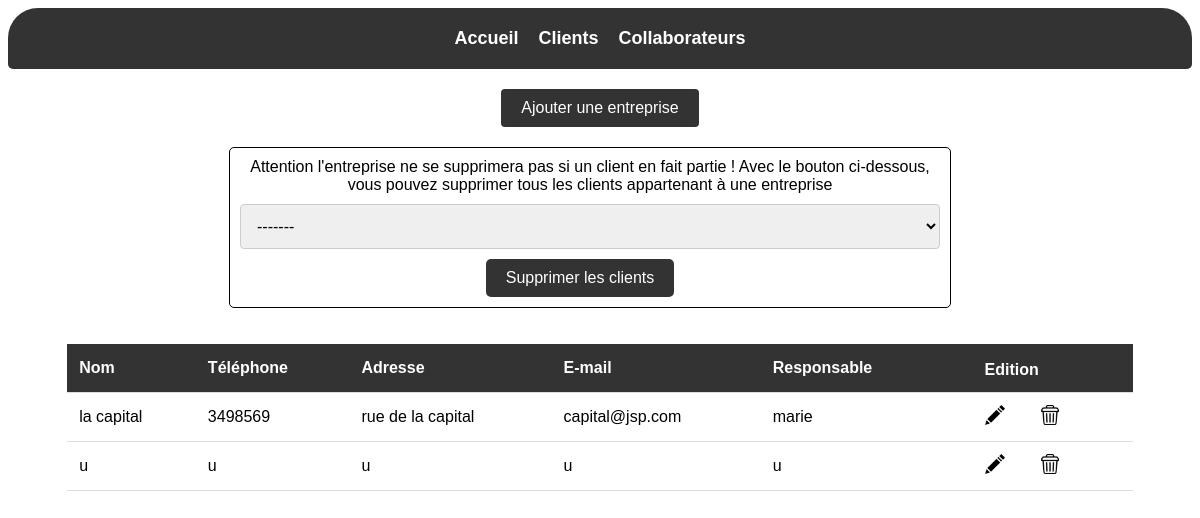
/entreprises/view_entreprises.php, run on the app's committed database.
### tables this page shows
CREATE TABLE `entreprises` (
  `id_entreprise` int(11) NOT NULL,
  `nom` varchar(20) NOT NULL,
  `telephone` varchar(20) NOT NULL,
  `adresse` varchar(50) NOT NULL,
  `mail` varchar(50) NOT NULL,
  `responsable` varchar(20) NOT NULL
);

### config/commandes.php (called while the page is built, shortened)
<?php
function afficherEntreprises()
{
    if (require("connexion.php")) {
        $req = $access->prepare("SELECT * FROM entreprises");
        $req->execute();
        $data = $req->fetchAll(PDO::FETCH_OBJ);
        return $data;
    }
}

### entreprises/view_entreprises.php (the view, shortened to what this page needs)
<?php
require("../config/commandes.php");
$entreprises = afficherEntreprises();
?>
<!DOCTYPE html>
<html lang="fr">
<head>
    <link rel="stylesheet" type="text/css" href="../style.css" />
</head>
<body>
    <header>
        <nav>
            <ul class="navbar_l">
                <li class="navbar_e"><a class="navbar_a" href="../index.php">Accueil</a></li>
                <li class="navbar_e"><a class="navbar_a" href="../clients/view_clients.php">Clients</a></li>
                <li class="navbar_e"><a class="navbar_a" href="../collaborateurs/view_collaborateurs.php">Collaborateurs</a></li>
            </ul>
        </nav>
    </header>
    <button class="btn-back" onclick="location.href='add_entreprises.php'">Ajouter une entreprise</button>
    <center>
        <form style="display: inline-block; margin-right: 20px; padding: 10px; border: 1px solid black; border-radius: 5px;width:700px;" method="post" onsubmit="return confirm('Êtes-vous sûr de vouloir supprimer tous les clients de cette entreprise ? Cette action est irréversible !')">
            <label>Attention l'entreprise ne se supprimera pas si un client en fait partie !</label>
            <label>Avec le bouton ci-dessous, vous pouvez supprimer tous les clients appartenant à une entreprise</label>
            <select name="id_entreprise">
                <option>-------</option>
            </select>
            <input style="background-color: #333;border: none;color: white;padding: 10px 20px;text-align: center;text-decoration: none;display: inline-block;font-size: 16px;border-radius: 5px;cursor: pointer;margin-right: 20px;" type="submit" value="Supprimer les clients" name="valider">
        </form>
    </center>
    <br> <br>
    <div class="tableauclients">
        <table id="table">
            <thead>
                <tr>
                    <th onclick="sortTable(0)">Nom</th>
                    <th onclick="sortTable(1)">Téléphone</th>
                    <th onclick="sortTable(4)">Adresse</th>
                    <th onclick="sortTable(2)">E-mail</th>
                    <th onclick="sortTable(3)">Responsable</th>
                    <th>ㅤㅤEdition</th>
                </tr>
            </thead>
            <tbody>
                <?php foreach ($entreprises as $entreprise) : ?>
                    <tr>
                        <td><?= $entreprise->nom ?></td>
                        <td><?= $entreprise->telephone ?></td>
                        <td><?= $entreprise->adresse ?></td>
                        <td><?= $entreprise->mail ?></td>
                        <td><?= $entreprise->responsable ?></td>
                        <td>
                            <button class="btn-modifier">
                                <a href="edit_entreprises.php?id_entreprise=<?= $entreprise->id_entreprise ?>">
                                    <img src="../annexe/logo_edit.png" alt="Modifier" />
                                </a>
                            </button>
                            <button class="btn-supprimer">
                                <a href="../config/commandes.php?action=supprimerentreprise&id_entreprise=<?= $entreprise->id_entreprise ?>&from_view=true">
                                    <img src="../annexe/logo_suppr.png" alt="Supprimer" />
                                </a>
                            </button>
                        </td>
                    </tr>
                <?php endforeach; ?>
            </tbody>
        </table>
    </div>
</body>
</html>

### style.css (style rules this page uses)
body { font-family: Arial, sans-serif; }
nav { display: flex; align-items: center; justify-content: center; background-color: #333; color: #fff; padding: 20px 0; border-top-left-radius: 30px; border-top-right-radius: 30px; border-bottom-left-radius: 5px; border-bottom-right-radius: 5px; }
.navbar_l { display: flex; list-style-type: none; margin: 0; padding: 0; }
.navbar_e { margin: 0 10px; }
.navbar_a { color: #fff; text-decoration: none; font-size: 18px; font-weight: bold; transition: all 0.2s; }
table { border-collapse: collapse; width: 90%; }
th, td { text-align: left; padding: 12px; border-bottom: 1px solid #ddd; }
th { background-color: #333; color: white; }
.tableauclients { display: flex; justify-content: center; }
.btn-back { display: block; margin: 20px auto; padding: 10px 20px; background-color: #333; color: #fff; border: none; border-radius: 4px; font-size: 16px; cursor: pointer; }
.btn-modifier, .btn-supprimer { background-color: transparent; border: none; padding: 0; margin: 0; }
.btn-modifier img, .btn-supprimer img { width: 20px; height: 20px; margin-left: 30px; }
#table { border-radius: 20px; }
form select { width: 100%; margin: 10px 0; padding: 12px; border: 1px solid #ccc; border-radius: 4px; box-sizing: border-box; font-size: 16px; }

### data on the page
entreprises: nom "la capital", telephone "3498569", adresse "rue de la capital", mail "capital@jsp.com", responsable "marie"
entreprises: nom "u", telephone "u", adresse "u", mail "u", responsable "u"
